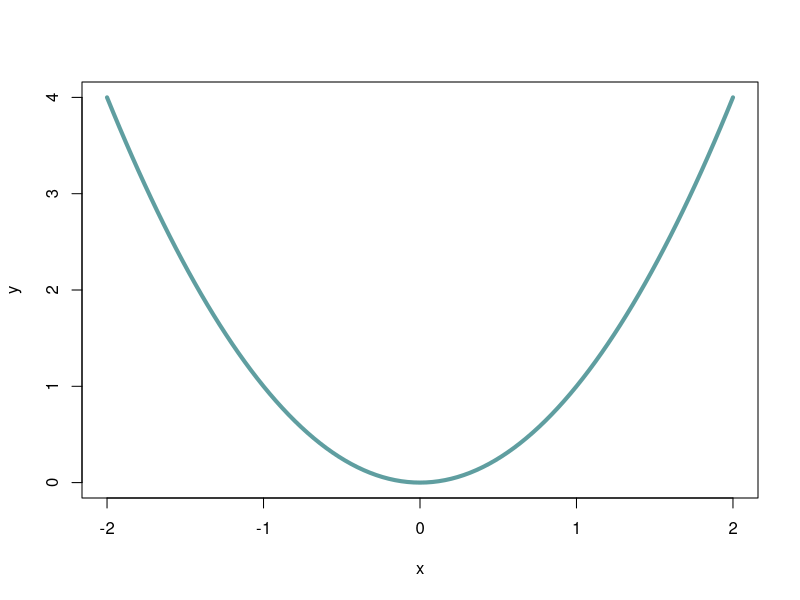
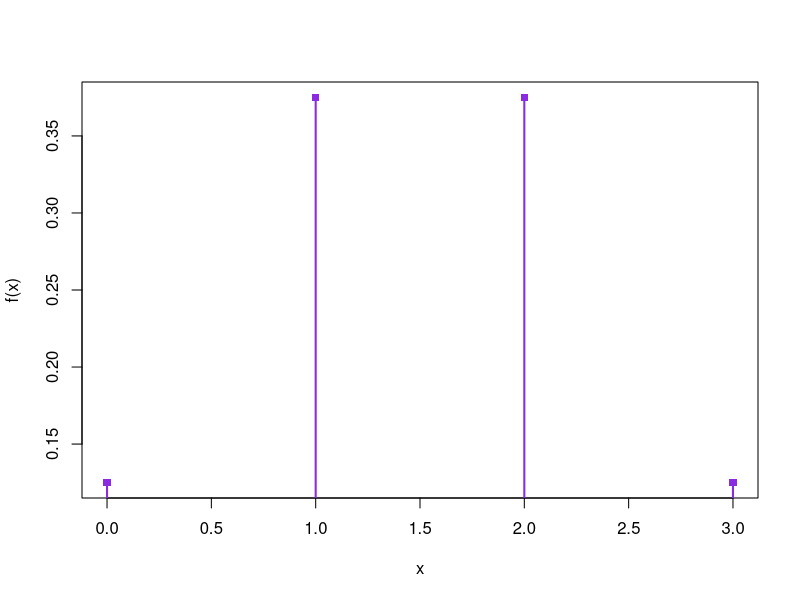
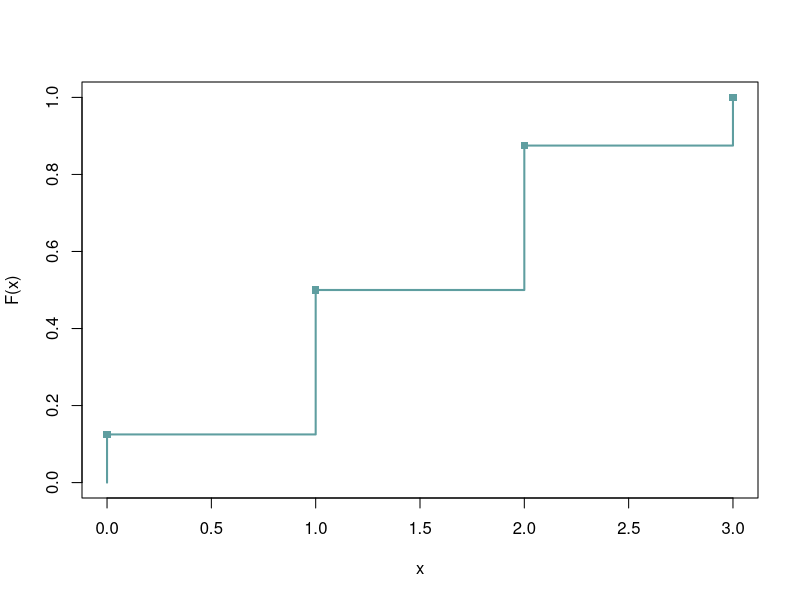
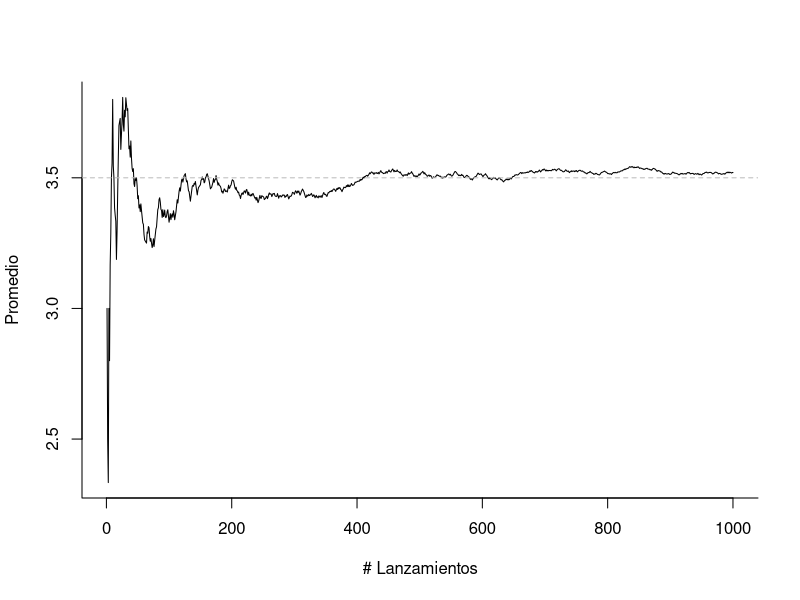
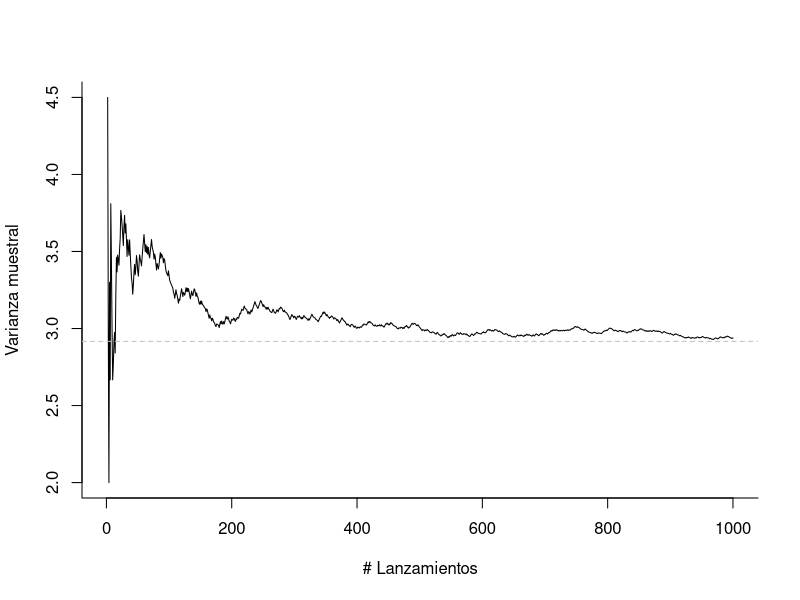

The R script that drew these images, in order:
## ---- chunk 1
cuadr <- function(x) x^2
curve(cuadr,-2,2,ylab="y",col="cadetblue",lwd=4)
## ---- chunk 2
# valores de la variable
x = 0:3
# f.m.p.
fx = c(1, 3, 3, 1)/8
# gráfico
plot(x = x, y = fx, xlab = "x", ylab = "f(x)", pch = 15, col = "blueviolet")
segments(x0 = x, y0 = 0, x1 = x, y1 = fx, lwd = 2, col = "blueviolet")
## ---- chunk 3
# valores de la variable
x <- 0:3
# f.m.p.
fx <- c(1, 3, 3, 1)/8
# f.d.a.
Fx <- cumsum(fx)
plot(x = c(0, x), y = c(0, Fx), type = "s", xlab = "x", ylab = "F(x)", col = "cadetblue", lwd = 2)
points(x, Fx, col = "cadetblue", pch = 15)
## ---- chunk 4
set.seed(1)
x <- sample.int(6,10,replace = T)
x
## ---- chunk 5
cumsum(x)/(1:10)
## ---- chunk 6
set.seed(1)
x <- sample.int(6,100,replace = T)
mean(x)
## ---- chunk 7
x <- sample.int(6,1000,replace = T)
x_bar <- cumsum(x)/(1:1000)
par(bty = "l")
plot(x_bar,type = "l",xlab = "# Lanzamientos",
     ylab = "Promedio")
abline(h = 3.5,lty = 2,col = "gray")
## ---- chunk 8
set.seed(1)
x <- sample.int(6,1000,replace = T)
x_var <- sapply(1:1000,\(k)(var(x[1:k])))
par(bty = "l")
plot(x_var,type = "l",xlab = "# Lanzamientos",
     ylab = "Varianza muestral")
abline(h = 2.916667,lty = 2,col = "gray")
